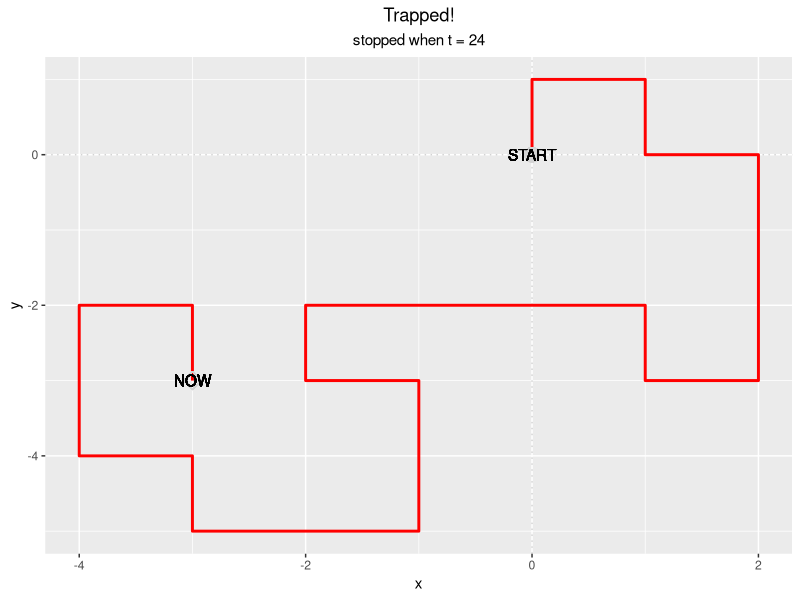
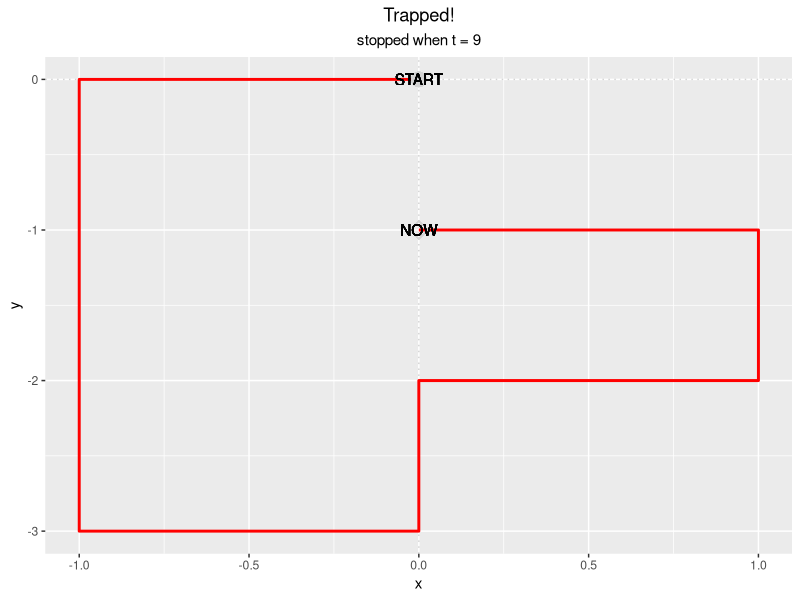
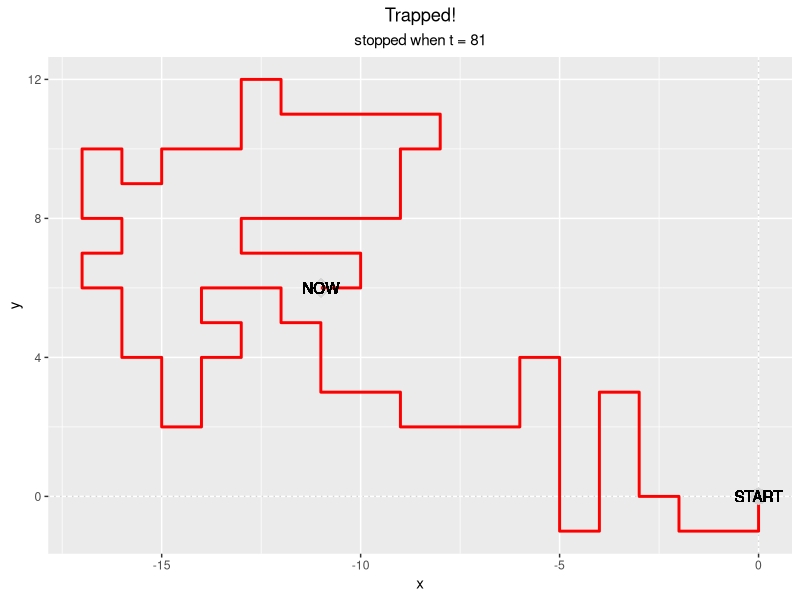
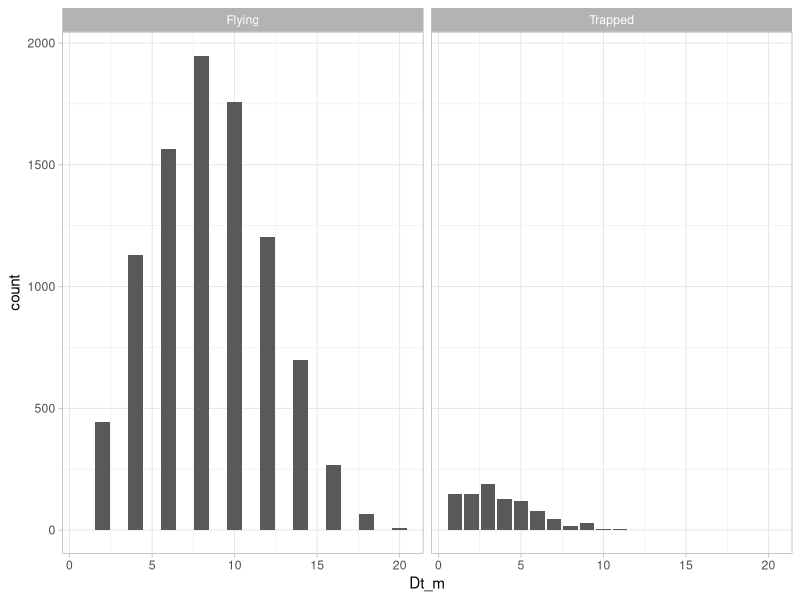

Here is the R script that generated these plots, in order: (Note: a time limit stopped this script after it produced the figures.)
library(dplyr)
library(ggplot2)
library(reshape2)
setwd("C:/Users/HK/Desktop/18-2/CS/FINAL")

############################## Self Avoiding Walks ##############################

# 현재 위치에서 4방향으로의 좌표
  neighbor <- function(i, j) {
    matrix(c(i+1, j,
             i-1, j,
             i, j-1,
             i, j+1), ncol = 2, byrow = T)
  }
  
# SAW 알고리즘
# wt (weight) = t-1시점에서 인접한 좌표 각각 방문한 적이 있으면 1, 없으면 0
# weight가 모두 0이 되면 trapped
  SAW <- function(t) {
    df <- matrix(0, ncol = 2)
    ti <- 1
    
    while(ti <= t) {
      findnext <- neighbor(df[ti,1], df[ti,2])
      avoid <- matrix(nrow = nrow(df), ncol = 4)
      for (fi in 1:4) {
        for (di in 1:nrow(df)) {
          avoid[di,fi] <- ifelse(all(findnext[fi,]==df[di,]), 0, 1)
        }
      }
      wt <- apply(avoid, 2, function(x) all(x==1))
      
      if (any(wt)) {
        choose <- sample(4, 1, prob = wt)
        df <- rbind(df, findnext[choose,])
        ti <- ti + 1
      } else { ti <- t + 1 }
    }
    
    df <- data.frame(df) ; colnames(df) <- c("x", "y")
    return(df)
  }
  
  # Path 그리기
  gpath <- function(df, t) {
    n <- nrow(df)
    title1 <- ifelse(n < t+1, "Trapped!", "Flying...")
    title2 <- ifelse(n < t+1, paste("stopped when t =", n-1), "")
    
    ggplot(df) + theme_gray() +
      theme(plot.title = element_text(hjust = 0.5), 
            plot.subtitle = element_text(hjust = 0.5), legend.position = "") + 
      labs(title = title1, subtitle = title2) +
      geom_hline(aes(yintercept = 0), linetype = "dotted", color = "lightgray") +
      geom_vline(aes(xintercept = 0), linetype = "dotted", color = "lightgray") +
      geom_path(aes(x, y), color = "red", size = 1) +
      geom_point(aes(0, 0, size = 3), color = "lightgray") +
      geom_text(aes(0, 0, label = "START")) +
      geom_point(aes(x[n], y[n], size = 3), color = "lightgray", shape = 23) +
      geom_text(aes(x[n], y[n], label = "NOW"))
  }

# 시뮬레이션
  SIM <- function(f, t, niter=10000) {
    out <- list()
    for (it in 1:niter) { out[[it]] <- f(t) ; if(it%%10==0) print(it) }
    
    nstep <- lapply(out, function(d) nrow(d)) %>% as.numeric
    Dt_sq <- lapply(out, function(d) (d[nrow(d),1])^2 + (d[nrow(d),2])^2) %>% as.numeric
    Dt_m <- lapply(out, function(d) abs(d[nrow(d),1]) + abs(d[nrow(d),2])) %>% as.numeric
    
    return(list(simulation = out, summary = data.frame(nstep, Dt_sq, Dt_m)))
  }

# Trial 

  saw30 <- SAW(30) ; gpath(saw30, 30)
  saw100 <- SAW(100) ; gpath(saw100, 100)
  saw500 <- SAW(500) ; gpath(saw500, 500)


  MC_SAW20 <- SIM(f = SAW, t = 20, niter = 10000)
  summary(MC_SAW20$summary) ; apply(MC_SAW20$summary[2:3], 2, sd) # Dt: mean = 5.784, sd = 4.0144
  sum(MC_SAW20$summary$nstep != 21) / 10000                       # 10000번 중 trapped된 비율 = 0.0877
  sum(MC_SAW20$summary$Dt_sq) / 897697164                         # mean-square distance = 49.5699
  
  ggplot(MC_SAW20[[2]]) + geom_bar(aes(x = Dt_m)) + theme_light() + 
    facet_wrap(~ifelse(nstep==21, "Flying", "Trapped"))
  
  MC_SAW30 <- SIM(f = SAW, t = 30, niter = 10000)
  summary(MC_SAW30$summary) ; apply(MC_SAW30$summary[2:3], 2, sd) # Dt: mean = 10.06, sd = 5.1088
  sum(MC_SAW30$summary$nstep != 31) / 10000                       # 10000번 중 trapped된 비율 = 0.1971
  
  ggplot(MC_SAW30[[2]]) + geom_bar(aes(x = Dt_e)) + theme_light() + 
    facet_wrap(~ifelse(nstep==31, "Flying", "Trapped"))
  
  MC_SAW100 <- SIM(f = SAW, t = 100, niter = 10000)
  summary(MC_SAW100$summary) ; apply(MC_SAW100$summary[2:3], 2, sd) # Dt: mean = 10.05, sd = 9.0388
  sum(MC_SAW100$summary$nstep != 101) / 10000                       # 10000번 중 trapped된 비율 = 0.7884
  mean(MC_SAW100$summary$Dt_e^2)
  
  ggplot(MC_SAW100[[2]]) + geom_bar(aes(x = Dt_e)) + theme_light() + 
    facet_wrap(~ifelse(nstep==101, "Flying", "Trapped"))
  
  MC_SAW3 <- SIM(f = SAW, t = 10000, niter = 1000)
  summary(MC_SAW3$summary$Dt) ; sd(MC_SAW3$summary$Dt)              # Dt: mean = 15.54, sd = 12.2606
  summary(MC_SAW3$summary$nstep)
  sum(MC_SAW3$summary$nstep <= 334) / 1000                          # 1000번 중 trapped된 비율 = 1
  
  ggplot(MC_SAW3[[2]]) + geom_bar(aes(x = Dt)) + theme_light()
  
  which.max(MC_SAW3$summary$Dt) ; which.max(MC_SAW3$summary$nstep)
  
  gpath(MC_SAW3$simulation[[795]], t = 10000)
  gpath(MC_SAW3$simulation[[722]], t = 10000)
  
  
  MC_SAW4 <- SIM(f = SAW, t = 10000, niter = 10000)
  which.max(MC_SAW4$summary$Dt) ; which.max(MC_SAW4$summary$nstep)
  summary(MC_SAW4$summary$Dt) ; sd(MC_SAW4$summary$Dt)              # Dt: mean = 15.02, sd = 11.71917
  summary(MC_SAW4$summary$nstep)
  
  ggplot(MC_SAW4[[2]]) + geom_bar(aes(x = Dt)) + theme_light()

  
############################## Random Walk ##############################
  
  RW <- function(t) {
    df <- matrix(0, ncol = 2)
    for (ti in 1:t) {
      findnext <- neighbor(df[ti,1], df[ti,2])
      choose <- sample(4, 1)
      df <- rbind(df, findnext[choose,])
    }
    df <- data.frame(df) ; colnames(df) <- c("x", "y")
    return(df)
  }
  
  deletepath <- function(df) { ifelse(nrow(filter(count(df, x, y), n > 1)) > 0, 1, 0) }
  
# Trial
  rw1 <- RW(t = 30) ; gpath(rw1, 30)
  rw2 <- RW(t = 1000) ; gpath(rw2, 30)
  
  MC_RW10 <- SIM(f = RW, t = 10, niter = 10000)
  MC_RW30 <- SIM(f = RW, t = 30, niter = 10000)
  MC_RW100 <- SIM(f = RW, t = 100, niter = 1000)
  MC_RW1000 <- SIM(f = RW, t = 1000, niter = 10000)
  
  summary(MC_RW1000[[2]])
  ggplot(MC_RW1000[[2]]) + geom_bar(aes(Dt)) + theme_light() 
  
  
  delete10 <- lapply(MC_RW10[[1]], function(d) deletepath(d)) %>% as.numeric
  MC_RW_SAW10 <- list(simulation = MC_RW10$simulation[which(delete10==0)],
                      summary = MC_RW10$summary[which(delete10==0),])
  
  summary(MC_RW_SAW10[[2]])
  ggplot(MC_RW_SAW10[[2]]) + geom_bar(aes(Dt)) + theme_light()
  
  delete1 <- lapply(MC_RW1[[1]], function(d) deletepath(d)) %>% as.numeric
  sum(delete1)
  
  delete3 <- lapply(MC_RW3[[1]], function(d) deletepath(d)) %>% as.numeric
  sum(delete3)
  
  
  log(mean(MC_SAW_D1$summary$Dt), base = 100)/2


############################## Pivot Algorithm (Try) ##############################
  
  pivot <- function(pivot, point) { # point as vector
    P <- t(pivot) ; A <- t(point)
    
    RX <- matrix(c(1,  0,
                   0, -1), ncol = 2, byrow = T)
    RY <- matrix(c(-1, 0,
                    0, 1), ncol = 2, byrow = T)
    R90 <- matrix(c(0, -1,
                    1,  0), ncol = 2, byrow = T)
    R180 <- matrix(c(-1,  0,
                      0, -1), ncol = 2, byrow = T)
    R270 <- matrix(c( 0, 1,
                     -1, 0), ncol = 2, byrow = T)
    
    r <- sample(5, 1)
    if (r==1) { A_ <- (A-Pm) %*% RX + Pm }
    if (r==2) { A_ <- (A-Pm) %*% RY + Pm }
    if (r==3) { A_ <- (A-Pm) %*% R90 + Pm }
    if (r==4) { A_ <- (A-Pm) %*% R180 + Pm }
    if (r==5) { A_ <- (A-Pm) %*% R270 + Pm }
    
    return(list(pivoted = A_, rotate = r))
  }
  
# 시뮬레이션  
  SIM_P <- function(f, t, niter = 10000) {
    out <- list()
    for (it in 1:niter) { 
      out[[it]] <- f(t)
      pivots <- pivot(as.matrix(out[[it]]))
      p <- pivots[[2]] ; n <- nrow(pivots[[1]])
  
      reject <- matrix(nrow = p-1, ncol = n-p)
      for (b in 1:(p-1)) { for (a in (p+1):n) { 
        reject[b, a-p] <- as.numeric(all(pivots[[1]][b,] == pivots[[1]][a,])) } }
      if(sum(reject) == 0) { out[[it]] <- pivots[[1]] }
      
      if(it%%10==0) { print(it) }
    }
  
    nstep <- lapply(out, function(d) nrow(d)) %>% as.numeric
    Dt_sq <- lapply(out, function(d) (d[nrow(d),1])^2 + (d[nrow(d),2])^2) %>% as.numeric
    Dt_m <- lapply(out, function(d) abs(d[nrow(d),1]) + abs(d[nrow(d),2])) %>% as.numeric
    
    return(list(simulation = out, summary = data.frame(nstep, Dt_sq, Dt_m)))
  }

# Trial   
  MC_PV20 <- SIM_P(SAW, 20, niter=10000)
  MC_PV30 <- SIM_P(SAW, 30, niter=10000)
  
  summary(MC_SAW20$summary) ; apply(MC_SAW20$summary[2:3], 2, sd)
  summary(MC_PV20$summary) ; apply(MC_PV20$summary[2:3], 2, sd)
  
  ggplot(MC_PV20$summary) + geom_bar(aes(Dt_sq))
  ggplot(MC_SAW20$summary) + geom_bar(aes(Dt_sq))
  
  summary(MC_PV30$summary) ; apply(MC_PV30$summary[2:3], 2, sd) 
  ggplot(MC_PV30$summary) + geom_bar(aes(Dt_sq)) + facet_wrap(~(nstep==31))
  
  gpath(as.data.frame(pivot(as.matrix(saw30))[[1]]), 31)
  
  
